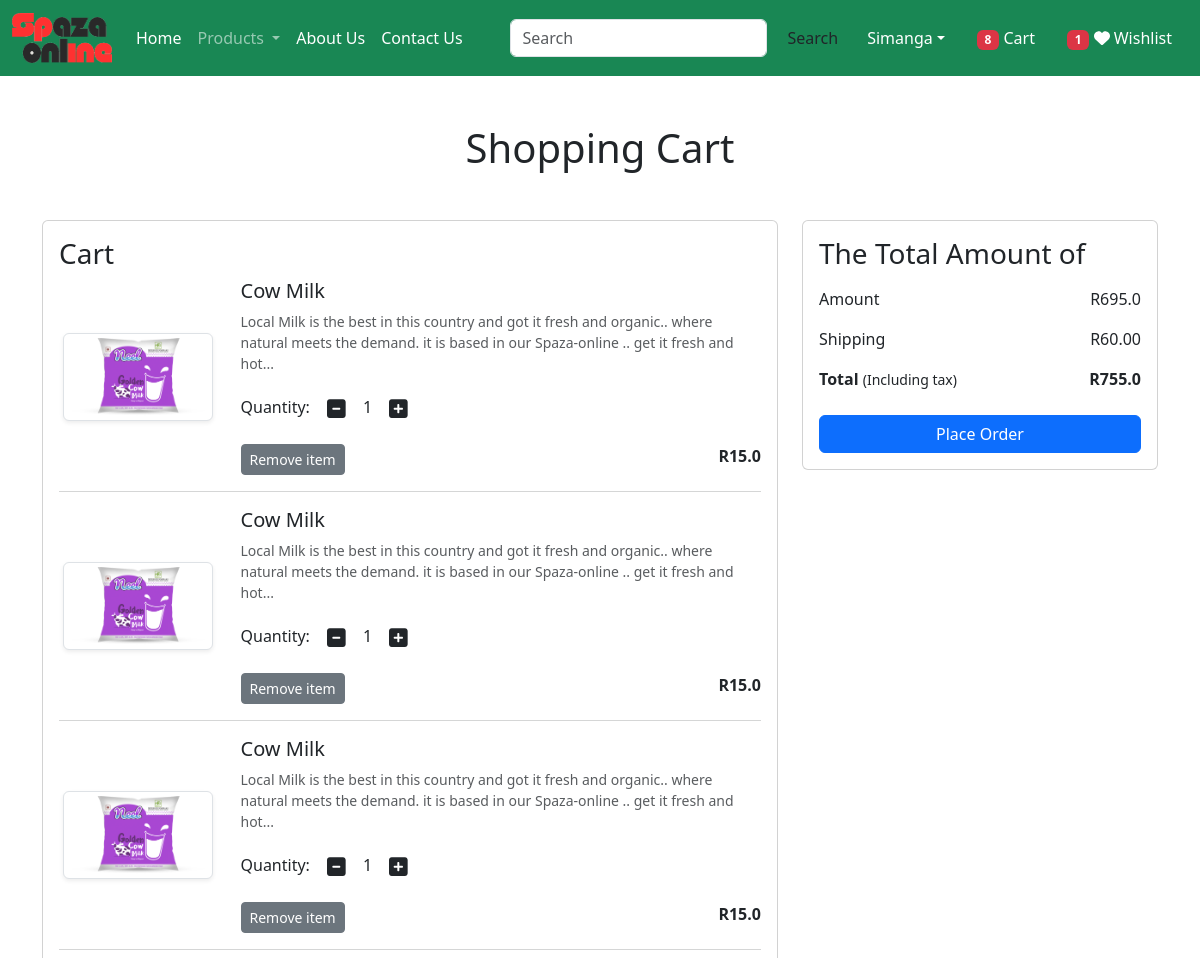
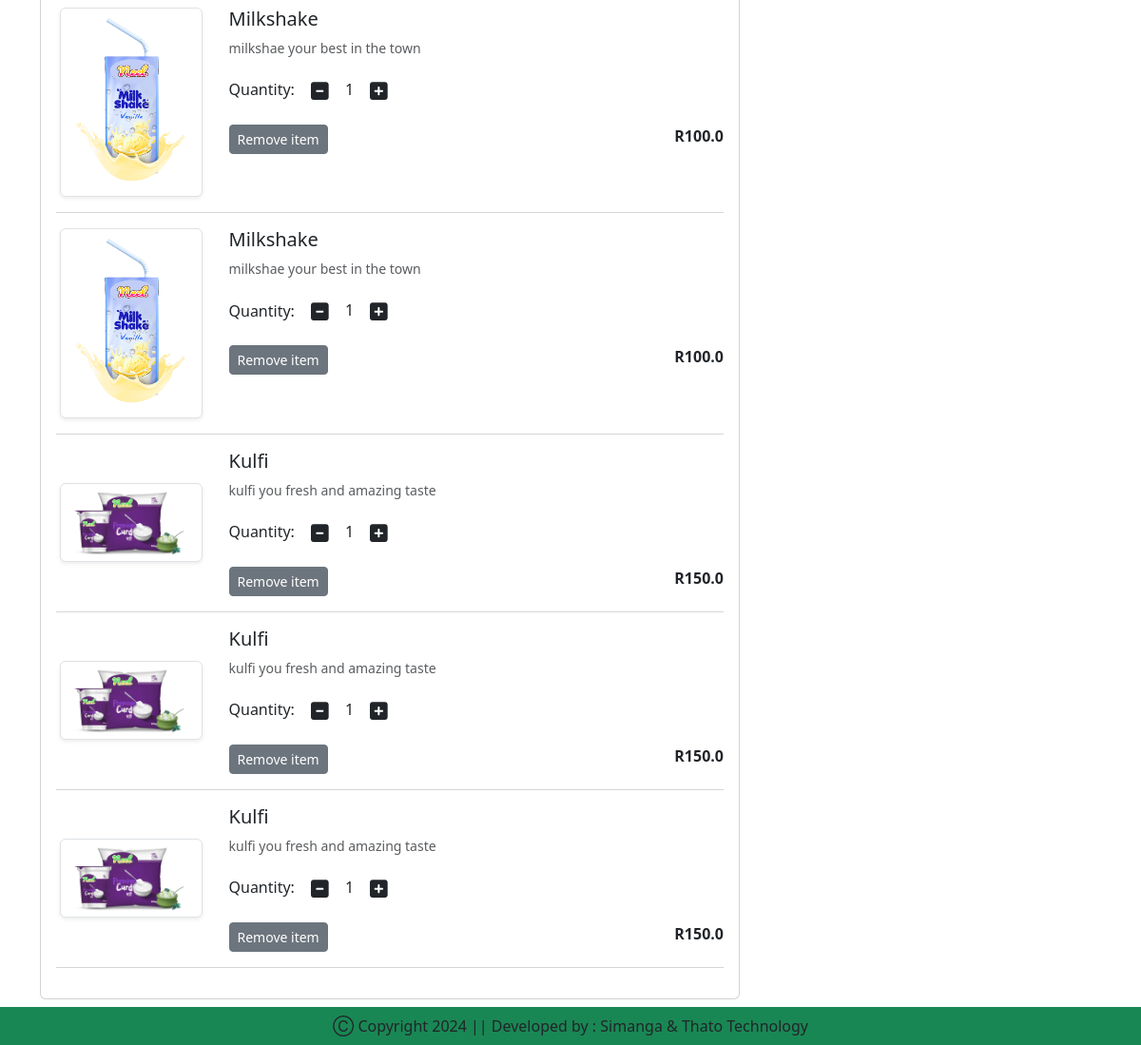
The app's page /cart/ (signed in) with its own data (2 pictures, top to bottom).
### spaza_app/models.py (models this page shows, shortened)
class Cart(models.Model):
    user = models.ForeignKey(User, on_delete=models.CASCADE)
    product = models.ForeignKey(Product, on_delete=models.CASCADE)
    quantity = models.PositiveIntegerField(default=1)

class Product(models.Model):
    title = models.CharField(max_length=100)
    selling_price =models.FloatField()
    discounted_price = models.FloatField()
    description =  models.TextField()
    composition = models.TextField(default='')
    prodapp =models.TextField(default='')
    category = models.CharField(choices=CATEGORY_CHOICES, max_length=2)
    product_image =models.ImageField(upload_to='product')

### spaza_app/views.py (the view)
# urls.py: path('cart/', views.show_cart, name='showcart'),
@login_required
def show_cart(request):
    user = request.user
    cart = Cart.objects.filter(user=user)
    amount = 0
    for p in cart:
        value = p.quantity * p.product.discounted_price
        amount = amount + value
    totalamount = amount + 60
    totalitem = 0
    wishitem = 0
    if request.user.is_authenticated:
        totalitem = len(Cart.objects.filter(user=request.user))
        wishitem = len(Wishlist.objects.filter(user=request.user))
    return render(request, 'spaza_app/addtocart.html', locals())

### spaza_app/templates/spaza_app/addtocart.html (shortened to what this page needs)
{% extends 'spaza_app/base.html' %}
{% load static %}
{% block main-content %}
<div class="container my-5">
    <div class="row">
        {% if cart %}
        <h1 class="text-center mb-5">Shopping Cart</h1>
        <div class="col-sm-8">
            <div class="card">
                <div class="card-body">
                    <h3>Cart</h3>
                    {% for item in cart %}
                    <div class="row">
                        <div class="col-sm-3 text-center align-self-center"><img src="{{item.product.product_image.url}}" alt="" srcset="" class="img-fluid img-thumbnail shadow-sm" height="150" width="150"></div>
                        <div class="col-sm-9">
                            <div>
                                <h5>{{item.product.title}}</h5>
                                <p class="mb-2 text-muted small">{{item.product.description}}</p>
                                <div class="my-3">
                                    <label for="quantity">Quantity:</label>
                                    <a class="minus-cart btn" pid={{item.product.id}}><i class="fas fa-minus-square fa-lg"></i></a>
                                    <span id="quantity">{{item.quantity}}</span>
                                    <a class="plus-cart btn" pid={{item.product.id}}><i class="fas fa-plus-square fa-lg"></i></a>
                                </div>
                                <div class="d-flex justify-content-between">
                                    <a href="#" class="remove-cart btn btn-sm btn-secondary mr-3" pid={{item.product.id}}>Remove item </a>
                                    <p class="mb-0"><span><strong>R{{item.product.discounted_price}}</strong></span></p>
                                </div>
                            </div>
                        </div>
                    </div>
                    <hr class="text-muted">
                    {% endfor %}
                </div>
            </div>
        </div>
        <div class="col-sm-4">
            <div class="card">
                <div class="card-body">
                    <h3>The Total Amount of</h3>
                    <ul class="list-group">
                        <li class="list-group-item d-flex justify-content-between align-items-center border-0 px-0">Amount<span id="amount">R{{amount}}</span></li>
                        <li class="list-group-item d-flex justify-content-between align-items-center border-0 px-0">Shipping<span>R60.00</span></li>
                        <li class="list-group-item d-flex justify-content-between align-items-center border-0 px-0 mb-3">
                            <div>
                                <strong>Total</strong> <small>(Including tax)</small>
                            </div>
                            <span id="totalamount"><strong>R{{totalamount}}</strong></span>
                        </li>
                    </ul>
                    <div class="d-grid"><a href="{% url 'checkout' %}" class="btn btn-primary">Place Order</a>
                    </div>
                </div>
            </div>
        </div>
        {% else %}
        <h1 class="text-center mb-5">Cart is empty</h1>
        {% endif %}
    </div>
</div>
{% endblock main-content %}

### records on screen
Cart: product.product_image (picture), product "Cow Milk", product.description "Local Milk is the best in this country and got it fresh and organic.. where natural meets the demand. it is based in our Spaza-online .. get it fresh and hot...", quantity "1", product.discounted_price "15.0"
Cart: product.product_image (picture), product "Cow Milk", product.description "Local Milk is the best in this country and got it fresh and organic.. where natural meets the demand. it is based in our Spaza-online .. get it fresh and hot...", quantity "1", product.discounted_price "15.0"
Cart: product.product_image (picture), product "Cow Milk", product.description "Local Milk is the best in this country and got it fresh and organic.. where natural meets the demand. it is based in our Spaza-online .. get it fresh and hot...", quantity "1", product.discounted_price "15.0"
Cart: product.product_image (picture), product "Milkshake", product.description "milkshae your best in the town", quantity "1", product.discounted_price "100.0"
Cart: product.product_image (picture), product "Milkshake", product.description "milkshae your best in the town", quantity "1", product.discounted_price "100.0"
Cart: product.product_image (picture), product "Kulfi", product.description "kulfi you fresh and amazing taste", quantity "1", product.discounted_price "150.0"
Cart: product.product_image (picture), product "Kulfi", product.description "kulfi you fresh and amazing taste", quantity "1", product.discounted_price "150.0"
Cart: product.product_image (picture), product "Kulfi", product.description "kulfi you fresh and amazing taste", quantity "1", product.discounted_price "150.0"

### other values on screen
{{ totalitem }} "8"
{{ wishitem }} "1"
{{ amount }} "695.0"
{{ totalamount }} "755.0"
